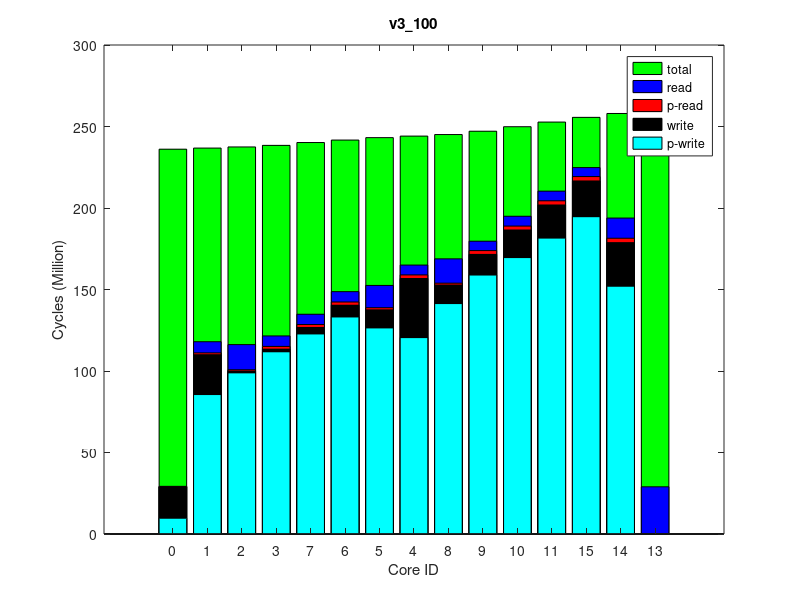

MATLAB code for this plot:
times(1, :, :) = [
216534, 237551453, 0
1125455, 238240278, 0
813497, 238933065, 0
1694863, 239905491, 0
1808209, 241654293, 0
1991815, 243169913, 0
1301468, 244671101, 0
2205384, 245615891, 0
1137159, 246570277, 0
2343103, 248610666, 0
2402065, 251384222, 0
2569849, 254242930, 0
2697084, 257187788, 0
2682851, 259587264, 0
0, 259881761, 0
];
times(2, :, :) = [
216534, 237535662, 0
1125176, 238223175, 0
813672, 238919166, 0
1694813, 239889613, 0
1807838, 241639247, 0
1986386, 243153811, 0
1300138, 244655766, 0
2207675, 245599660, 0
1133586, 246554364, 0
2341096, 248595115, 0
2402777, 251370080, 0
2568764, 254229105, 0
2697273, 257170568, 0
2682575, 259577311, 0
0, 259866870, 0
];
times(3, :, :) = [
216534, 237558764, 0
1125380, 238247516, 0
813579, 238941840, 0
1694016, 239912594, 0
1807452, 241661068, 0
1992835, 243175985, 0
1299252, 244677234, 0
2209188, 245622124, 0
1137251, 246577542, 0
2343425, 248616824, 0
2404060, 251391102, 0
2568309, 254248881, 0
2700452, 257191743, 0
2681433, 259589265, 0
0, 259878071, 0
];
times(4, :, :) = [
216534, 237550502, 0
1125633, 238238643, 0
812229, 238932608, 0
1693904, 239903861, 0
1808310, 241652516, 0
1989676, 243167123, 0
1299542, 244669600, 0
2206470, 245613828, 0
1133874, 246568949, 0
2339299, 248608870, 0
2403207, 251384176, 0
2569002, 254242466, 0
2696848, 257185025, 0
2682798, 259604848, 0
0, 259896270, 0
];
times(5, :, :) = [
216534, 237551521, 0
1125239, 238238948, 0
811478, 238934312, 0
1695304, 239906342, 0
1807831, 241655602, 0
1989821, 243171006, 0
1298388, 244673149, 0
2207245, 245617237, 0
1135358, 246572283, 0
2342539, 248612883, 0
2403175, 251386453, 0
2569297, 254244941, 0
2696186, 257193278, 0
2682708, 259596864, 0
0, 259886832, 0
];
times(6, :, :) = [
216534, 237558020, 0
1125646, 238246274, 0
813164, 238942288, 0
1694796, 239913311, 0
1809005, 241662583, 0
1988773, 243177977, 0
1299749, 244680542, 0
2204273, 245625498, 0
1137292, 246580236, 0
2342636, 248621323, 0
2404179, 251395503, 0
2569766, 254253738, 0
2697538, 257194800, 0
2682092, 259591162, 0
0, 259882665, 0
];
times(7, :, :) = [
217968, 237553902, 0
1125784, 238242665, 0
813167, 238935449, 0
1694548, 239907970, 0
1808143, 241657426, 0
1992667, 243173673, 0
1300661, 244675997, 0
2205771, 245620255, 0
1137959, 246575101, 0
2343313, 248615269, 0
2402914, 251390339, 0
2569574, 254248352, 0
2697611, 257184595, 0
2682563, 259583068, 0
0, 259873039, 0
];
times(8, :, :) = [
216534, 237559340, 0
1125351, 238247944, 0
813518, 238941189, 0
1693433, 239912528, 0
1808521, 241662628, 0
1992397, 243178613, 0
1300617, 244679637, 0
2206774, 245624128, 0
1137114, 246578878, 0
2340998, 248618813, 0
2403917, 251390923, 0
2569145, 254249782, 0
2698135, 257188556, 0
2683023, 259585246, 0
0, 259876423, 0
];
times(9, :, :) = [
216534, 237543829, 0
1125569, 238231898, 0
813560, 238926496, 0
1693956, 239897575, 0
1807188, 241646660, 0
1986478, 243162291, 0
1298444, 244664623, 0
2207360, 245609143, 0
1133934, 246564235, 0
2339659, 248604937, 0
2402116, 251379826, 0
2569409, 254237897, 0
2696847, 257182977, 0
2681345, 259579312, 0
0, 259869295, 0
];
times(10, :, :) = [
216534, 237542986, 0
1125383, 238230767, 0
813325, 238925527, 0
1693832, 239897673, 0
1807577, 241645877, 0
1986994, 243161949, 0
1300490, 244664610, 0
2206306, 245609390, 0
1134335, 246563860, 0
2340846, 248605165, 0
2402930, 251381126, 0
2569924, 254239605, 0
2697519, 257182464, 0
2682875, 259592259, 0
0, 259877542, 0
];
ave_times = round(squeeze(mean(times)));
format long g, ave_times
std_times = round(squeeze(std(times)));
format long g, std_times
polling_read_times = ave_times;
times(1, :, :) = [
9658446, 235818837, 0
85537576, 236505996, 0
98884049, 237191048, 0
111778799, 238152777, 0
122645230, 239889151, 0
133064502, 241375610, 0
126340133, 242834205, 0
120346261, 243753857, 0
141256137, 244679351, 0
158762918, 246649845, 0
169631985, 249327281, 0
181517791, 252084380, 0
194634685, 254923445, 0
152008444, 257287152, 0
0, 257571687, 0
];
times(2, :, :) = [
9671603, 235822578, 0
85656394, 236508844, 0
98867468, 237195083, 0
111883684, 238157368, 0
122878387, 239893920, 0
133279266, 241378950, 0
126556717, 242837329, 0
120648720, 243756361, 0
141515301, 244682567, 0
159047211, 246651089, 0
169610125, 249327795, 0
181587508, 252086197, 0
194677326, 254925044, 0
151996550, 257272150, 0
0, 257556653, 0
];
times(3, :, :) = [
9666521, 235829722, 0
85602823, 236516398, 0
98894437, 237202223, 0
111746263, 238163855, 0
122740035, 239901333, 0
133165458, 241386136, 0
126425454, 242845222, 0
120487986, 243764302, 0
141399141, 244691428, 0
158925150, 246658741, 0
169541413, 249338220, 0
181569424, 252096321, 0
194689814, 254935434, 0
152016947, 257293821, 0
0, 257577236, 0
];
times(4, :, :) = [
9669096, 235825613, 0
85461335, 236513368, 0
98790392, 237199606, 0
111670910, 238158971, 0
122630673, 239895462, 0
133043215, 241380577, 0
126354623, 242839039, 0
120384603, 243758034, 0
141253691, 244685189, 0
158714982, 246652933, 0
169542229, 249329998, 0
181466252, 252087254, 0
194657323, 254923015, 0
151985820, 257270775, 0
0, 257547539, 0
];
times(5, :, :) = [
9652278, 235812105, 0
85550598, 236498565, 0
98825499, 237184506, 0
111806047, 238146473, 0
122730204, 239882453, 0
133154759, 241368707, 0
126409956, 242827900, 0
120450483, 243746621, 0
141348403, 244672116, 0
158886866, 246641485, 0
169532693, 249318785, 0
181477440, 252074143, 0
194660236, 254912323, 0
151982673, 257259988, 0
0, 257538313, 0
];
times(6, :, :) = [
9655289, 235813962, 0
85485682, 236500470, 0
98884817, 237187704, 0
111843326, 238147945, 0
122748430, 239884989, 0
133230125, 241370157, 0
126497679, 242828369, 0
120563014, 243746922, 0
141417380, 244674489, 0
158854250, 246641590, 0
169596063, 249318854, 0
181574867, 252076526, 0
194664892, 254911826, 0
151984199, 257263109, 0
0, 257545970, 0
];
times(7, :, :) = [
9653666, 235810179, 0
85467543, 236496353, 0
98842333, 237183537, 0
111743189, 238143757, 0
122627975, 239880665, 0
133013260, 241365849, 0
126343480, 242825328, 0
120380763, 243744346, 0
141283439, 244670675, 0
158767789, 246639049, 0
169541941, 249316802, 0
181464381, 252075390, 0
194656774, 254910246, 0
151987267, 257265184, 0
0, 257543812, 0
];
times(8, :, :) = [
9669046, 235823370, 0
85589880, 236508619, 0
98878193, 237195372, 0
111767037, 238158634, 0
122816133, 239894491, 0
133198540, 241379725, 0
126500450, 242839509, 0
120557636, 243758875, 0
141443564, 244685476, 0
159043485, 246653720, 0
169611855, 249331517, 0
181588339, 252088276, 0
194680357, 254924767, 0
152002021, 257280753, 0
0, 257566229, 0
];
times(9, :, :) = [
9683174, 235829951, 0
85627039, 236516850, 0
98872133, 237205129, 0
111885171, 238165905, 0
122858922, 239902613, 0
133252509, 241388607, 0
126538789, 242846925, 0
120617525, 243765329, 0
141467521, 244692370, 0
159000970, 246660374, 0
169609476, 249337424, 0
181564290, 252095164, 0
194683766, 254932879, 0
151992867, 257272669, 0
0, 257553622, 0
];
times(10, :, :) = [
9664869, 235825417, 0
85536740, 236511579, 0
98900216, 237198522, 0
111798617, 238160557, 0
122707418, 239896684, 0
133146779, 241382422, 0
126389566, 242841238, 0
120436558, 243760418, 0
141288254, 244687807, 0
158734826, 246655433, 0
169632670, 249332817, 0
181533475, 252090885, 0
194694587, 254928010, 0
152007909, 257279255, 0
0, 257563157, 0
];
ave_times = round(squeeze(mean(times)));
format long g, ave_times
std_times = round(squeeze(std(times)));
format long g, std_times
polling_write_times = ave_times;
times(1, :, :) = [
0, 262196437, 0
7970357, 262963587, 64000
16249098, 263711521, 128000
8133528, 264743842, 64000
8108514, 266617085, 64000
8347617, 268253473, 64000
14975883, 269837089, 128000
8238983, 270833484, 64000
16082130, 271810950, 128000
8106247, 273900072, 64000
8425128, 276741006, 64000
8497615, 279646926, 64000
8224041, 282615557, 64000
15074464, 285091633, 128000
28966908, 285392932, 255980
];
times(2, :, :) = [
0, 262207337, 0
7972706, 262974569, 64000
16250871, 263723601, 128000
8115741, 264767568, 64000
8110349, 266645175, 64000
8344876, 268282864, 64000
14978009, 269865578, 128000
8244962, 270862706, 64000
16081382, 271840131, 128000
8107835, 273929766, 64000
8422618, 276769441, 64000
8495342, 279675350, 64000
8224061, 282641957, 64000
15074424, 285126182, 128000
28965668, 285416200, 255980
];
times(3, :, :) = [
0, 262202600, 0
7973587, 262969247, 64000
16249752, 263718685, 128000
8133563, 264762743, 64000
8109627, 266640239, 64000
8347519, 268277223, 64000
14975950, 269859209, 128000
8235544, 270856672, 64000
16062449, 271834015, 128000
8097093, 273923879, 64000
8423961, 276762927, 64000
8496489, 279667057, 64000
8224184, 282638869, 64000
15075890, 285113129, 128000
28966157, 285408798, 255980
];
times(4, :, :) = [
0, 262200158, 0
7973925, 262968131, 64000
16249956, 263716339, 128000
8132901, 264760346, 64000
8110074, 266659029, 64000
8346857, 268297776, 64000
14977112, 269880407, 128000
8236194, 270878163, 64000
16062544, 271855636, 128000
8107543, 273945199, 64000
8423794, 276785100, 64000
8494590, 279692085, 64000
8224506, 282658195, 64000
15076264, 285137084, 128000
28965957, 285437951, 255980
];
times(5, :, :) = [
0, 262193902, 0
7973010, 262960693, 64000
16249699, 263709638, 128000
8117700, 264741585, 64000
8110571, 266610560, 64000
8347629, 268245556, 64000
14977454, 269829439, 128000
8238037, 270826749, 64000
16081710, 271804054, 128000
8098562, 273894128, 64000
8421321, 276734376, 64000
8494866, 279638652, 64000
8224644, 282602798, 64000
15075395, 285072863, 128000
28965836, 285369935, 255980
];
times(6, :, :) = [
0, 262191810, 0
7971216, 262958034, 64000
16252973, 263707355, 128000
8133626, 264748858, 64000
8109594, 266623442, 64000
8346595, 268260662, 64000
14980384, 269843321, 128000
8239560, 270840114, 64000
16080899, 271817511, 128000
8099646, 273907400, 64000
8425976, 276747753, 64000
8498715, 279652561, 64000
8223401, 282618557, 64000
15071689, 285092122, 128000
28965534, 285387375, 255980
];
times(7, :, :) = [
0, 262199134, 0
7974091, 262966228, 64000
16253887, 263714845, 128000
8134905, 264746440, 64000
8110543, 266619669, 64000
8346135, 268256927, 64000
14976707, 269840597, 128000
8239323, 270837791, 64000
16082179, 271814312, 128000
8100738, 273904341, 64000
8425043, 276744609, 64000
8499188, 279650623, 64000
8224212, 282620471, 64000
15075144, 285090303, 128000
28965912, 285387947, 255980
];
times(8, :, :) = [
0, 262191871, 0
7975019, 262959995, 64000
16251055, 263707217, 128000
8133110, 264747432, 64000
8109579, 266619338, 64000
8348658, 268255142, 64000
14975244, 269838661, 128000
8237822, 270835675, 64000
16081741, 271813113, 128000
8106434, 273902745, 64000
8424196, 276742153, 64000
8497267, 279647650, 64000
8223514, 282612700, 64000
15075554, 285096140, 128000
28965963, 285391428, 255980
];
times(9, :, :) = [
0, 262211961, 0
7974074, 262979133, 64000
16248087, 263727725, 128000
8118037, 264773249, 64000
8110254, 266651107, 64000
8349042, 268286457, 64000
14975523, 269869919, 128000
8246467, 270866757, 64000
16079966, 271843884, 128000
8098842, 273933420, 64000
8424306, 276774636, 64000
8497939, 279679512, 64000
8224954, 282647226, 64000
15076022, 285118949, 128000
28965078, 285419987, 255980
];
times(10, :, :) = [
0, 262187482, 0
7966806, 262954046, 64000
16253678, 263704564, 128000
8117372, 264736996, 64000
8108910, 266612888, 64000
8346028, 268248244, 64000
14977441, 269831231, 128000
8240775, 270828046, 64000
16081500, 271806017, 128000
8107189, 273894769, 64000
8423710, 276732978, 64000
8497647, 279638583, 64000
8222853, 282606927, 64000
15077412, 285076360, 128000
28967012, 285377067, 255980
];
ave_times = round(squeeze(mean(times)));
format long g, ave_times
std_times = round(squeeze(std(times)));
format long g, std_times
read_times = ave_times;
times(1, :, :) = [
0, 236090924, 0
0, 236778304, 0
0, 237469702, 0
0, 238435504, 0
0, 240182073, 0
0, 241693802, 0
0, 243184530, 0
0, 244127610, 0
0, 245079172, 0
0, 247118722, 0
0, 249886776, 0
0, 252733914, 0
0, 255623330, 0
0, 258004434, 0
0, 258293440, 0
];
times(2, :, :) = [
0, 236081153, 0
0, 236766534, 0
0, 237459089, 0
0, 238420497, 0
0, 240166228, 0
0, 241678130, 0
0, 243170459, 0
0, 244112339, 0
0, 245064772, 0
0, 247103903, 0
0, 249871251, 0
0, 252716868, 0
0, 255601970, 0
0, 257992922, 0
0, 258278542, 0
];
times(3, :, :) = [
0, 236079215, 0
0, 236765333, 0
0, 237457676, 0
0, 238421858, 0
0, 240168136, 0
0, 241680422, 0
0, 243172356, 0
0, 244113612, 0
0, 245065882, 0
0, 247105740, 0
0, 249873076, 0
0, 252719875, 0
0, 255609654, 0
0, 257988810, 0
0, 258274090, 0
];
times(4, :, :) = [
0, 236085818, 0
0, 236772035, 0
0, 237464493, 0
0, 238429445, 0
0, 240175283, 0
0, 241687193, 0
0, 243178192, 0
0, 244121134, 0
0, 245073002, 0
0, 247112235, 0
0, 249879921, 0
0, 252725939, 0
0, 255614528, 0
0, 257998187, 0
0, 258283787, 0
];
times(5, :, :) = [
0, 236090473, 0
0, 236775864, 0
0, 237467976, 0
0, 238430290, 0
0, 240175861, 0
0, 241686959, 0
0, 243179874, 0
0, 244121516, 0
0, 245074109, 0
0, 247114169, 0
0, 249881943, 0
0, 252723487, 0
0, 255612014, 0
0, 257994858, 0
0, 258283230, 0
];
times(6, :, :) = [
0, 236073319, 0
0, 236759187, 0
0, 237450161, 0
0, 238416688, 0
0, 240161973, 0
0, 241673840, 0
0, 243165202, 0
0, 244109291, 0
0, 245062174, 0
0, 247101339, 0
0, 249868497, 0
0, 252711504, 0
0, 255600004, 0
0, 257984693, 0
0, 258266920, 0
];
times(7, :, :) = [
0, 236086649, 0
0, 236771312, 0
0, 237462374, 0
0, 238425522, 0
0, 240171090, 0
0, 241684559, 0
0, 243176413, 0
0, 244118433, 0
0, 245070684, 0
0, 247110241, 0
0, 249876417, 0
0, 252726464, 0
0, 255612336, 0
0, 257990381, 0
0, 258274084, 0
];
times(8, :, :) = [
0, 236075630, 0
0, 236760775, 0
0, 237452230, 0
0, 238415578, 0
0, 240162200, 0
0, 241674777, 0
0, 243165123, 0
0, 244107425, 0
0, 245059618, 0
0, 247098490, 0
0, 249865149, 0
0, 252714171, 0
0, 255601380, 0
0, 257981795, 0
0, 258269343, 0
];
times(9, :, :) = [
0, 236084734, 0
0, 236770919, 0
0, 237463316, 0
0, 238427398, 0
0, 240173178, 0
0, 241684598, 0
0, 243178001, 0
0, 244120819, 0
0, 245072508, 0
0, 247112941, 0
0, 249882423, 0
0, 252728145, 0
0, 255615093, 0
0, 257997315, 0
0, 258286261, 0
];
times(10, :, :) = [
0, 236078378, 0
0, 236763817, 0
0, 237454975, 0
0, 238418008, 0
0, 240163890, 0
0, 241676171, 0
0, 243166862, 0
0, 244110134, 0
0, 245062652, 0
0, 247102203, 0
0, 249868949, 0
0, 252714708, 0
0, 255603406, 0
0, 257992373, 0
0, 258279418, 0
];
ave_times = round(squeeze(mean(times)));
format long g, ave_times
std_times = round(squeeze(std(times)));
format long g, std_times
total_times = ave_times;
times(1, :, :) = [
29021020, 236547745, 64000
109931334, 237220215, 128000
99851661, 237898639, 64000
113293943, 238845752, 64000
126629133, 240572081, 64000
140267959, 242039532, 64000
137459661, 243497506, 64000
156710977, 244393599, 128000
152860807, 245309853, 64000
171594711, 247263224, 64000
186506385, 249927308, 64000
201847411, 252674411, 64000
216570450, 255506661, 64000
178750098, 257862603, 64000
0, 258144585, 0
];
times(2, :, :) = [
29042218, 236567088, 64000
110077179, 237240898, 128000
100075797, 237917823, 64000
113529839, 238863452, 64000
126825669, 240589444, 64000
140509468, 242056623, 64000
137644968, 243514693, 64000
156883964, 244410256, 128000
152733394, 245327248, 64000
171534419, 247281050, 64000
186534783, 249943461, 64000
201870151, 252690408, 64000
216543701, 255518916, 64000
178765813, 257876842, 64000
0, 258159220, 0
];
times(3, :, :) = [
29004147, 236543943, 64000
109846055, 237217849, 128000
99801018, 237893968, 64000
113277994, 238840538, 64000
126662143, 240567082, 64000
140331470, 242034543, 64000
137537168, 243492491, 64000
156769864, 244387905, 128000
152685147, 245305011, 64000
171486629, 247257433, 64000
186509297, 249919589, 64000
201846388, 252665788, 64000
216549150, 255492496, 64000
178740267, 257843208, 64000
0, 258125652, 0
];
times(4, :, :) = [
29018560, 236548760, 64000
109972479, 237223093, 128000
99863513, 237900985, 64000
113257230, 238846082, 64000
126628484, 240572971, 64000
140231210, 242039948, 64000
137412734, 243498765, 64000
156668625, 244394391, 128000
152780489, 245311433, 64000
171544658, 247264247, 64000
186488391, 249928419, 64000
201776886, 252674844, 64000
216554578, 255501964, 64000
178752216, 257850402, 64000
0, 258136307, 0
];
times(5, :, :) = [
29032439, 236568822, 64000
110020364, 237242198, 128000
99973286, 237921582, 64000
113424674, 238866208, 64000
126685501, 240592288, 64000
140353755, 242059487, 64000
137577984, 243516663, 64000
156853299, 244412783, 128000
152696244, 245329364, 64000
171488772, 247283300, 64000
186529232, 249947355, 64000
201832234, 252693870, 64000
216621677, 255518446, 64000
178775363, 257874742, 64000
0, 258154752, 0
];
times(6, :, :) = [
29018607, 236540926, 64000
109914036, 237215034, 128000
99801944, 237892317, 64000
113223134, 238834272, 64000
126554011, 240560838, 64000
140144668, 242027843, 64000
137426876, 243485846, 64000
156587057, 244381547, 128000
152727860, 245298619, 64000
171401477, 247252536, 64000
186395728, 249916609, 64000
201857099, 252661751, 64000
216550067, 255489020, 64000
178749671, 257849176, 64000
0, 258136217, 0
];
times(7, :, :) = [
29060267, 236584795, 64000
110199866, 237258608, 128000
100203534, 237936770, 64000
113710282, 238880430, 64000
127007304, 240607408, 64000
140680328, 242074590, 64000
137793531, 243532920, 64000
157055918, 244428611, 128000
152922035, 245344905, 64000
171789754, 247299527, 64000
186650030, 249963780, 64000
201922822, 252710723, 64000
216658618, 255538650, 64000
178787704, 257880839, 64000
0, 258164759, 0
];
times(8, :, :) = [
29014867, 236543407, 64000
109957532, 237217122, 128000
99925927, 237895048, 64000
113368873, 238839520, 64000
126621671, 240566815, 64000
140141855, 242034110, 64000
137397618, 243492541, 64000
156484042, 244388130, 128000
152643399, 245304629, 64000
171320038, 247258782, 64000
186378012, 249921827, 64000
201774183, 252668089, 64000
216523144, 255497367, 64000
178745242, 257853960, 64000
0, 258132475, 0
];
times(9, :, :) = [
29014770, 236557272, 64000
109992130, 237232499, 128000
99992375, 237909475, 64000
113405059, 238855200, 64000
126737355, 240580963, 64000
140400248, 242048216, 64000
137495935, 243506854, 64000
156773398, 244402450, 128000
152718672, 245319086, 64000
171549224, 247273902, 64000
186526007, 249937390, 64000
201920144, 252683297, 64000
216652357, 255516808, 64000
178776439, 257861644, 64000
0, 258149729, 0
];
times(10, :, :) = [
29038456, 236561732, 64000
110043054, 237234565, 128000
100037236, 237912508, 64000
113421547, 238857644, 64000
126727549, 240582988, 64000
140347385, 242050639, 64000
137451722, 243508365, 64000
156715160, 244404271, 128000
152626961, 245321051, 64000
171610594, 247274108, 64000
186560380, 249937014, 64000
201811818, 252685202, 64000
216608100, 255508750, 64000
178763038, 257854020, 64000
0, 258135511, 0
];
ave_times = round(squeeze(mean(times)));
format long g, ave_times
std_times = round(squeeze(std(times)));
format long g, std_times
write_times = ave_times;
mytitle = 'v3\_100';
% order = [1 2 3 4 8 7 6 5 9 10 11 12 15 14 13];
order = 1:15;

total_times = total_times(:, 2)(order);

read_times = read_times(:, 1)(order);
write_times = write_times(:, 1)(order);

polling_read_times = polling_read_times(:, 1)(order);
polling_write_times = polling_write_times(:, 1)(order);

total_times /= 1000000;

read_times /= 1000000;
write_times /= 1000000;

polling_read_times /= 1000000;
polling_write_times /= 1000000;

% laying read on top of write
read_times += write_times;
polling_read_times += write_times;

figure(1);
clf()
% set(gcf, 'Position', get(0,'Screensize'));
% set(gcf,'units','normalized','outerposition',[0 0 1 1])
bar(0:14, total_times,'g');
hold on;
bar(0:14, read_times,'b');
bar(0:14, polling_read_times,'r');
bar(0:14, write_times,'k');
bar(0:14, polling_write_times,'c');
hold off

axis([-2 16 0 300])
% axis([-1 15])
set(gca,'XTick',0:14);
set(gca,'xticklabel',{ '0'; '1'; '2'; '3'; '7'; '6'; '5'; '4'; '8'; '9'; '10'; '11'; '15'; '14'; '13' })

xlabel('Core ID')
ylabel('Cycles (Million)')

legend('total', 'read', 'p-read', 'write', 'p-write')
title(mytitle)
print(1, strcat(mytitle, '.png'))
